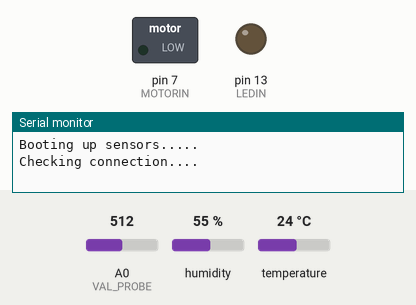
Bench run of a sketch on a simulated Arduino Uno, built with avr-gcc and run on an emulated ATmega328P. On the bench: switched loads named in the sketch (green lamp = pin HIGH), output pins drawn as LEDs (lit = HIGH), the last lines printed to the serial monitor. Inputs (shaded band) come from the test bench; at power-on: A0 (VAL_PROBE) = 512, humidity 55 %, temperature 24 °C. The modem accepts every AT command (registered, SIM ready, sends succeed) and sends nothing else.

Above: at 0.6 s.
At 7.6 s:
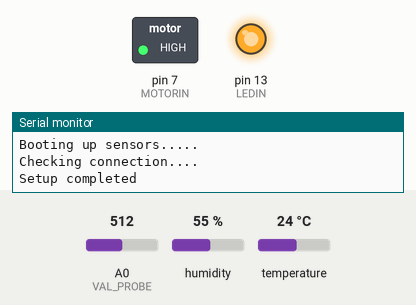
Timing chart, 0 to 18.7 s (numbered marks = the images above):
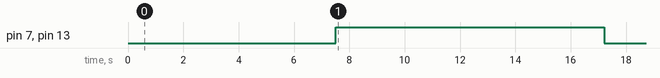

Measured:
- by itself, pin 7 (MOTORIN), pin 13 (LEDIN): LOW → HIGH at 7.5 s, → LOW 9.7 s later

The sketch:

final.ino
```cpp
#include<DHT.h>//DHT Library
#include <SoftwareSerial.h>// For making virtual serial connection

#define DHTPIN 5 //Pin type and number
#define DHTTYPE DHT11
#define LEDIN 13
#define MOTORIN 7
#define RX 2
#define TX 3

const int VAL_PROBE = 0;
const int MOISTURE_LEVEL = 50;//Thresholds
const int TEMPERATURE_LEVEL = 30;
const int HUMIDITY_LEVEL = 50;

DHT dht(DHTPIN,DHTTYPE);
SoftwareSerial espSerial = SoftwareSerial(RX,TX);

float hum,temp,ftemp;
int moisture = -99,moisturep;
long previousMillis = 0;
unsigned long currentMillis = 0;
long interval = 16000;
String apiKey = "QNEG8U8IZ8T2WVGS";//Thingspeak Private API key
String ssid="COLDSPOT";//WiFi SSID
String password ="1234567890";//Password
boolean DEBUG=true;

boolean thingSpeakWrite(float value1, float value2, float value3)//uploads data to IOT Website(Thingspeak)
{
  String cmd = "AT+CIPSTART=\"TCP\",\"";//TCP Connection
  cmd += "184.106.153.149";//api.thingspeak.com
  cmd += "\",80";// HTTP port
  espSerial.println(cmd);
  if (DEBUG)
  Serial.println(cmd);
  if(espSerial.find("Error"))
  {
    if (DEBUG)
    Serial.println("AT+CIPSTART error");//TCP Connection error
    return false;
  }

  String getStr = "GET /update?api_key=";//Generating GET URL string
  getStr += apiKey;
  getStr +="&field1=";
  getStr += String(value1);
  getStr +="&field2=";
  getStr += String(value2);
  getStr +="&field3=";
  getStr += String(value3);
  getStr += "\r\n\r\n";

  cmd = "AT+CIPSEND=";//Calculating length to send to server
  cmd += String(getStr.length());
  espSerial.println(cmd);
  if (DEBUG)
  Serial.println(cmd);
  delay(100);

  if(espSerial.find(">"))
  {
    espSerial.print(getStr);
    if (DEBUG)
    Serial.print(getStr);
  }
  else{
    espSerial.println("AT+CIPCLOSE");//Close TCP connection
    if (DEBUG)
    Serial.println("AT+CIPCLOSE");// alert user
    return false;
  }
  return true;
}

void setup()
{
  DEBUG=true;
  bool status;
  Serial.begin(9600);//Serial communication at 9600 baud rate
  espSerial.begin(115200);//Serial communication at 115200 baud rate
  dht.begin();
  Serial.println("Booting up sensors.....");
  delay(500);
  moisture = analogRead(VAL_PROBE);
  Serial.println("Checking connection....");

  if(moisture == -99)
   {
    Serial.println("Error.....Check soil moisture sensor wiring!!!!");
    while(1);
   }

  pinMode(LEDIN, OUTPUT);
  pinMode(MOTORIN, OUTPUT);

  espSerial.println("AT+RST");
  delay(1000);

  espSerial.println("AT+CWMODE=1");
  delay(1000);

  espSerial.println("AT+CWJAP=\""+ssid+"\",\""+password+"\"");
  delay(5000);

   if (DEBUG)
   Serial.println("Setup completed");
}

void LedState(int state)
{
  digitalWrite(13,state);
}

void MotorState(int state)
{
  digitalWrite(7,state);
}

void display()
{
  Serial.print("Moisture = ");
  Serial.print(moisturep);
  Serial.println("%");

  Serial.print("Humidity = ");
  Serial.print(hum);
  Serial.println("%");

  Serial.print("Temperature = ");
  Serial.print(temp);
  Serial.println("deg. C");

  Serial.print("Temperature = ");
  Serial.print(ftemp);
  Serial.println("deg. F");

  Serial.println();
}

void loop()
{
  currentMillis = millis();
  if(currentMillis - previousMillis > interval)
  {
  previousMillis = currentMillis;
  moisture = analogRead(VAL_PROBE);
  moisturep = map(moisture,1023,200,0,100);
  hum = dht.readHumidity();
  temp = dht.readTemperature();
  if (isnan(temp) || isnan(hum))
  {
        if (DEBUG)
        Serial.println("Failed to read from DHT");
      }
      else
      {
  ftemp = temp*9.0/5.0+32;
  display();
  thingSpeakWrite(temp,hum,moisturep);
  }
  }

  if(moisturep < MOISTURE_LEVEL && temp > TEMPERATURE_LEVEL && hum < HUMIDITY_LEVEL)
  {
    LedState(HIGH);
    MotorState(HIGH);
  }
  else if (moisturep < MOISTURE_LEVEL && hum < HUMIDITY_LEVEL)
  {
    LedState(HIGH);
    MotorState(HIGH);
  }
  else if(moisturep < MOISTURE_LEVEL && temp > TEMPERATURE_LEVEL)
  {
    LedState(HIGH);
    MotorState(HIGH);
  }
  else if(temp > TEMPERATURE_LEVEL && hum < HUMIDITY_LEVEL)
  {
    LedState(HIGH);
    MotorState(HIGH);
  }
  else
  {
    LedState(LOW);
    MotorState(LOW);
  }
}
```
